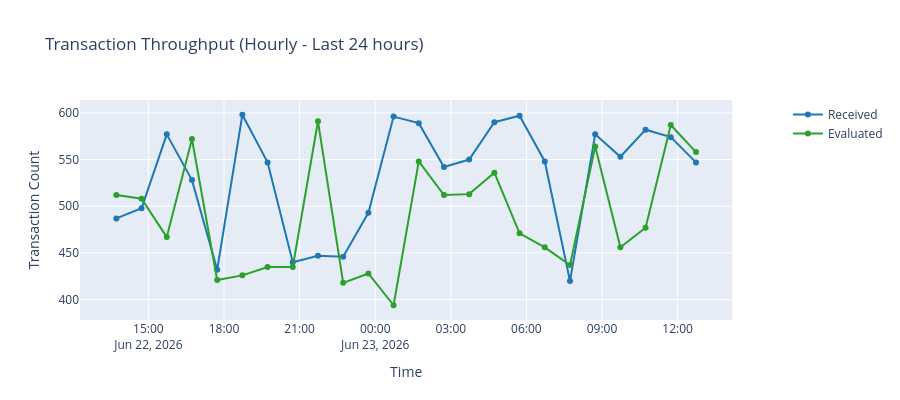
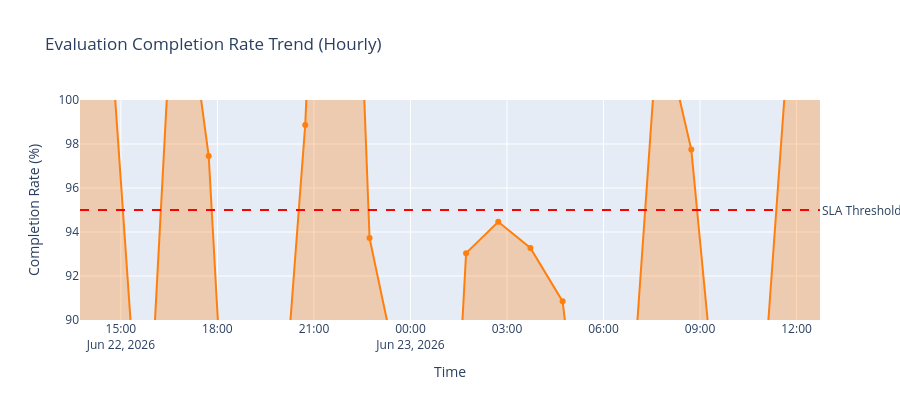

Notebook source saved alongside these figures, in order:
### Markdown cell above
## 5. Time-Series Analysis and Trend Visualization
Analyze performance trends over the selected period with configurable granularity.

### Code cell
print("\n" + "="*80)
print("TIME-SERIES ANALYSIS AND TRENDS")
print("="*80)

# Create demonstration time-series data if needed
if metrics['time_series'].empty:
    print(f"\n📈 Generating sample time-series data for {selected_period} ({selected_granularity} granularity)")
    # Generate sample data for demonstration
    hours_back = 24 if selected_period == "Last 24 hours" else 7 if selected_period == "Last 7 days" else 30
    date_range = pd.date_range(end=datetime.now(), periods=hours_back, freq='H')
    
    time_series_demo = pd.DataFrame({
        'time_bucket': date_range,
        'received_count': np.random.randint(400, 600, hours_back),
        'evaluated_count': np.random.randint(390, 595, hours_back)
    })
    time_series_demo['received_vs_eval_rate'] = (time_series_demo['evaluated_count'] / time_series_demo['received_count'] * 100)
    metrics['time_series'] = time_series_demo

ts_data = metrics['time_series']

# Time-Series: Transaction Throughput (Received vs Evaluated)
fig_throughput = make_subplots(specs=[[{"secondary_y": True}]])

fig_throughput.add_trace(
    go.Scatter(
        x=ts_data['time_bucket'],
        y=ts_data['received_count'],
        name="Received",
        line={"color": "#1f77b4", "width": 2},
        mode='lines+markers'
    ),
    secondary_y=False
)

fig_throughput.add_trace(
    go.Scatter(
        x=ts_data['time_bucket'],
        y=ts_data['evaluated_count'],
        name="Evaluated",
        line={"color": "#2ca02c", "width": 2},
        mode='lines+markers'
    ),
    secondary_y=False
)

fig_throughput.update_layout(
    title=f"Transaction Throughput ({selected_granularity} - {selected_period})",
    xaxis_title="Time",
    yaxis_title="Number of Transactions",
    hovermode='x unified',
    height=400
)

fig_throughput.update_yaxes(title_text="Transaction Count", secondary_y=False)
fig_throughput.show()

# Time-Series: Evaluation Completion Rate
fig_completion_rate = go.Figure()

fig_completion_rate.add_trace(go.Scatter(
    x=ts_data['time_bucket'],
    y=ts_data['received_vs_eval_rate'],
    name="Completion Rate",
    line={"color": "#ff7f0e", "width": 2},
    mode='lines+markers',
    fill='tozeroy',
    fillcolor='rgba(255, 127, 14, 0.3)'
))

# Add SLA threshold line
fig_completion_rate.add_hline(
    y=95,
    line_dash="dash",
    line_color="red",
    annotation_text="SLA Threshold (95%)",
    annotation_position="right"
)

fig_completion_rate.update_layout(
    title=f"Evaluation Completion Rate Trend ({selected_granularity})",
    xaxis_title="Time",
    yaxis_title="Completion Rate (%)",
    yaxis=dict(range=[90, 100]),
    hovermode='x',
    height=400
)

fig_completion_rate.show()

# Summary Statistics
print(f"\n📊 TIME-SERIES SUMMARY ({selected_granularity}):")
print(f"  Average Throughput (Received): {ts_data['received_count'].mean():.0f} tx/{selected_granularity.lower()}")
print(f"  Peak Throughput (Received): {ts_data['received_count'].max():.0f} tx/{selected_granularity.lower()}")
print(f"  Min Throughput (Received): {ts_data['received_count'].min():.0f} tx/{selected_granularity.lower()}")
print(f"  Average Completion Rate: {ts_data['received_vs_eval_rate'].mean():.2f}%")
print(f"  Min Completion Rate: {ts_data['received_vs_eval_rate'].min():.2f}%")

# Identify anomalies
completion_anomalies = ts_data[ts_data['received_vs_eval_rate'] < 95]
if len(completion_anomalies) > 0:
    print(f"\n  ⚠️  {len(completion_anomalies)} period(s) below SLA threshold (95%)")
    for idx, row in completion_anomalies.iterrows():
        print(f"     {row['time_bucket']}: {row['received_vs_eval_rate']:.2f}%")

### Figure 1 — Plotly figure (JSON) as saved in the notebook; plotly's stock layout.template omitted (floating-point values rounded to 4 significant figures)
{"data": [{"line": {"color": "#1f77b4", "width": 2}, "mode": "lines+markers", "name": "Received", "type": "scatter", "x": ["2026-06-22T13:43:44.476303000", "2026-06-22T14:43:44.476303000", "2026-06-22T15:43:44.476303000", "2026-06-22T16:43:44.476303000", "2026-06-22T17:43:44.476303000", "2026-06-22T18:43:44.476303000", "2026-06-22T19:43:44.476303000", "2026-06-22T20:43:44.476303000", "2026-06-22T21:43:44.476303000", "2026-06-22T22:43:44.476303000", "2026-06-22T23:43:44.476303000", "2026-06-23T00:43:44.476303000", "2026-06-23T01:43:44.476303000", "2026-06-23T02:43:44.476303000", "2026-06-23T03:43:44.476303000", "2026-06-23T04:43:44.476303000", "2026-06-23T05:43:44.476303000", "2026-06-23T06:43:44.476303000", "2026-06-23T07:43:44.476303000", "2026-06-23T08:43:44.476303000", "2026-06-23T09:43:44.476303000", "2026-06-23T10:43:44.476303000", "2026-06-23T11:43:44.476303000", "2026-06-23T12:43:44.476303000"], "xaxis": "x", "y": [487, 498, 577, 528, 432, 598, 547, 440, 447, 446, 493, 596, 589, 542, 550, 590, 597, 548, 420, 577, 553, 582, 574, 547], "yaxis": "y"}, {"line": {"color": "#2ca02c", "width": 2}, "mode": "lines+markers", "name": "Evaluated", "type": "scatter", "x": ["2026-06-22T13:43:44.476303000", "2026-06-22T14:43:44.476303000", "2026-06-22T15:43:44.476303000", "2026-06-22T16:43:44.476303000", "2026-06-22T17:43:44.476303000", "2026-06-22T18:43:44.476303000", "2026-06-22T19:43:44.476303000", "2026-06-22T20:43:44.476303000", "2026-06-22T21:43:44.476303000", "2026-06-22T22:43:44.476303000", "2026-06-22T23:43:44.476303000", "2026-06-23T00:43:44.476303000", "2026-06-23T01:43:44.476303000", "2026-06-23T02:43:44.476303000", "2026-06-23T03:43:44.476303000", "2026-06-23T04:43:44.476303000", "2026-06-23T05:43:44.476303000", "2026-06-23T06:43:44.476303000", "2026-06-23T07:43:44.476303000", "2026-06-23T08:43:44.476303000", "2026-06-23T09:43:44.476303000", "2026-06-23T10:43:44.476303000", "2026-06-23T11:43:44.476303000", "2026-06-23T12:43:44.476303000"], "xaxis": "x", "y": [512, 508, 467, 572, 421, 426, 435, 435, 591, 418, 428, 394, 548, 512, 513, 536, 471, 456, 437, 564, 456, 477, 587, 558], "yaxis": "y"}], "layout": {"height": 400, "hovermode": "x unified", "title": {"text": "Transaction Throughput (Hourly - Last 24 hours)"}, "xaxis": {"anchor": "y", "domain": [0, 0.94], "title": {"text": "Time"}}, "yaxis": {"anchor": "x", "domain": [0, 1], "title": {"text": "Transaction Count"}}, "yaxis2": {"anchor": "x", "overlaying": "y", "side": "right"}}}

### Figure 2 — Plotly figure (JSON) as saved in the notebook; plotly's stock layout.template omitted (floating-point values rounded to 4 significant figures)
{"data": [{"fill": "tozeroy", "fillcolor": "rgba(255, 127, 14, 0.3)", "line": {"color": "#ff7f0e", "width": 2}, "mode": "lines+markers", "name": "Completion Rate", "type": "scatter", "x": ["2026-06-22T13:43:44.476303000", "2026-06-22T14:43:44.476303000", "2026-06-22T15:43:44.476303000", "2026-06-22T16:43:44.476303000", "2026-06-22T17:43:44.476303000", "2026-06-22T18:43:44.476303000", "2026-06-22T19:43:44.476303000", "2026-06-22T20:43:44.476303000", "2026-06-22T21:43:44.476303000", "2026-06-22T22:43:44.476303000", "2026-06-22T23:43:44.476303000", "2026-06-23T00:43:44.476303000", "2026-06-23T01:43:44.476303000", "2026-06-23T02:43:44.476303000", "2026-06-23T03:43:44.476303000", "2026-06-23T04:43:44.476303000", "2026-06-23T05:43:44.476303000", "2026-06-23T06:43:44.476303000", "2026-06-23T07:43:44.476303000", "2026-06-23T08:43:44.476303000", "2026-06-23T09:43:44.476303000", "2026-06-23T10:43:44.476303000", "2026-06-23T11:43:44.476303000", "2026-06-23T12:43:44.476303000"], "y": [105.1, 102.0, 80.94, 108.3, 97.45, 71.24, 79.52, 98.86, 132.2, 93.72, 86.82, 66.11, 93.04, 94.46, 93.27, 90.85, 78.89, 83.21, 104.0, 97.75, 82.46, 81.96, 102.3, 102.0]}], "layout": {"annotations": [{"showarrow": false, "text": "SLA Threshold (95%)", "x": 1, "xanchor": "left", "xref": "x domain", "y": 95, "yanchor": "middle", "yref": "y"}], "height": 400, "hovermode": "x", "shapes": [{"line": {"color": "red", "dash": "dash"}, "type": "line", "x0": 0, "x1": 1, "xref": "x domain", "y0": 95, "y1": 95, "yref": "y"}], "title": {"text": "Evaluation Completion Rate Trend (Hourly)"}, "xaxis": {"title": {"text": "Time"}}, "yaxis": {"range": [90, 100], "title": {"text": "Completion Rate (%)"}}}}
